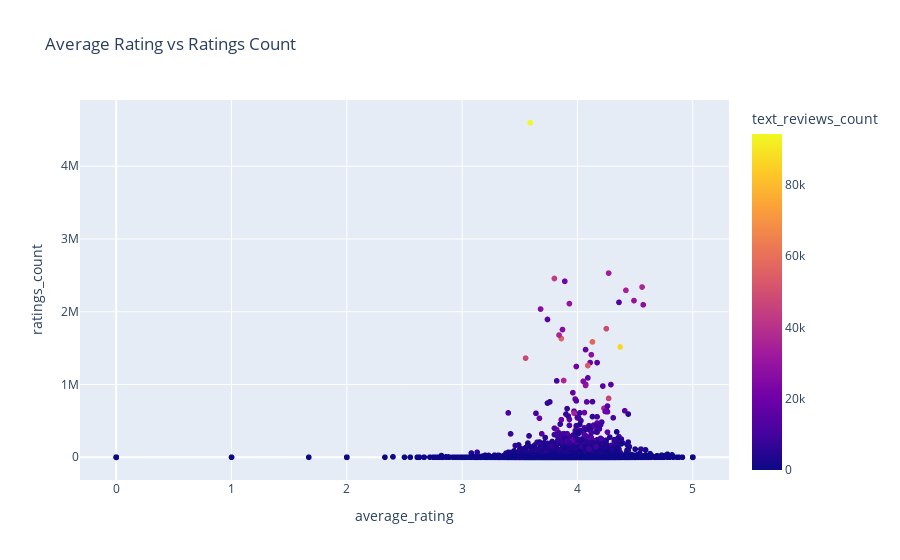

Notebook cell for this chart:
### Markdown cell above
<p> From the scatterplot, we can confirm that the higher the ratings count, the higher are the text_reviews_count, which is logic </p>

### Code cell
px.scatter(data_frame=books,x='average_rating',y='ratings_count',color='text_reviews_count',title='Average Rating vs Ratings Count')

### Figure 1 — Plotly figure (JSON) as saved in the notebook; plotly's stock layout.template omitted (floating-point values rounded to 4 significant figures; data arrays with more than 128 entries replaced by an {"elided": "..."} marker saying what was removed)
{"data": [{"hovertemplate": "average_rating=%{x}<br>ratings_count=%{y}<br>text_reviews_count=%{marker.color}<extra></extra>", "legendgroup": "", "marker": {"color": {"elided": "11041 int values"}, "coloraxis": "coloraxis", "symbol": "circle"}, "mode": "markers", "name": "", "showlegend": false, "type": "scattergl", "x": {"elided": "11041 float values"}, "xaxis": "x", "y": {"elided": "11041 int values"}, "yaxis": "y"}], "layout": {"coloraxis": {"colorbar": {"title": {"text": "text_reviews_count"}}, "colorscale": [[0, "#0d0887"], [0.1111, "#46039f"], [0.2222, "#7201a8"], [0.3333, "#9c179e"], [0.4444, "#bd3786"], [0.5556, "#d8576b"], [0.6667, "#ed7953"], [0.7778, "#fb9f3a"], [0.8889, "#fdca26"], [1, "#f0f921"]]}, "legend": {"tracegroupgap": 0}, "title": {"text": "Average Rating vs Ratings Count"}, "xaxis": {"anchor": "y", "domain": [0, 1], "title": {"text": "average_rating"}}, "yaxis": {"anchor": "x", "domain": [0, 1], "title": {"text": "ratings_count"}}}}
